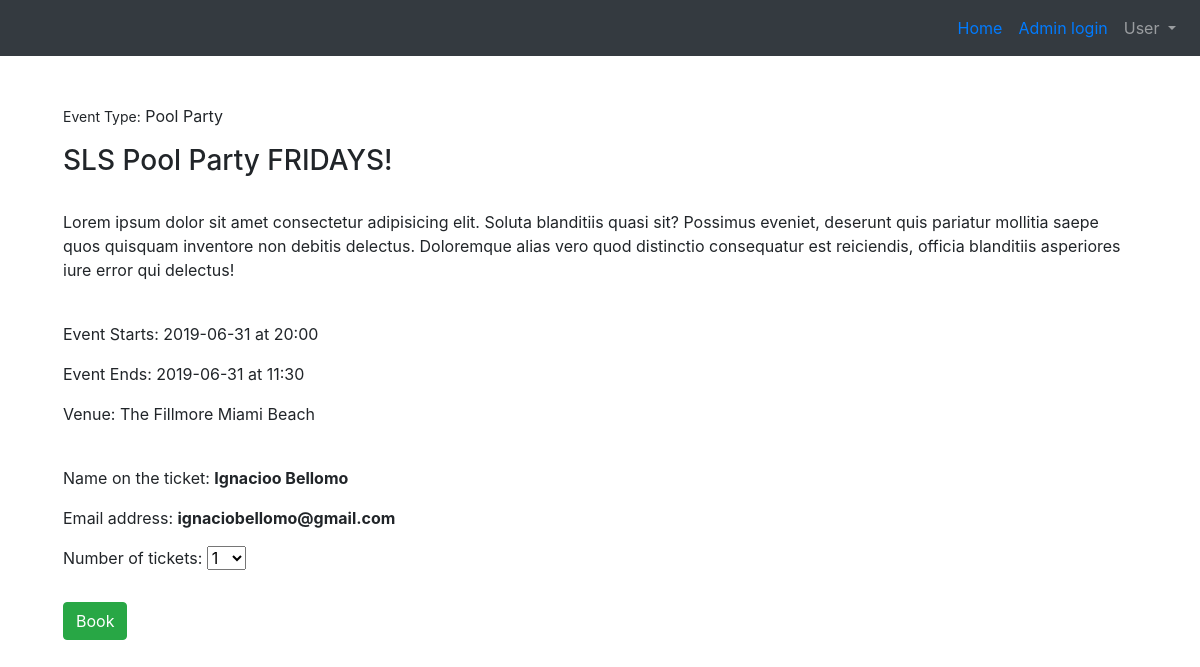
The page /book/2 (signed in) on the database its author committed.
### tables this page shows
CREATE TABLE 'events' ( eventID INTEGER PRIMARY KEY AUTOINCREMENT NOT NULL,'eventName' VARCHAR NOT NULL,'ticketsLeft' INTEGER NOT NULL,
  type VARCHAR NOT NULL,'startDate' date NOT NULL,'endDate' date NOT NULL,
  description VARCHAR NOT NULL,
  venueID INTEGER NOT NULL,
  adminID INTEGER NOT NULL
, 'endTime'  time NOT NULL  , 'startTime'  time NOT NULL  );

CREATE TABLE 'venues' ( venueID INTEGER PRIMARY KEY AUTOINCREMENT NOT NULL,'venueName' VARCHAR NOT NULL,
  capacity INTEGER NOT NULL,
  address1 VARCHAR NOT NULL,
  address2 VARCHAR NOT NULL,
  city VARCHAR NOT NULL,
  state CHAR(2) NOT NULL,
  zip CHAR(5) NOT NULL,
  adminID INTEGER NOT NULL
);

CREATE TABLE 'users' ( userID INTEGER PRIMARY KEY AUTOINCREMENT NOT NULL, email VARCHAR NOT NULL, pwdHash VARCHAR NOT NULL, fName VARCHAR NOT NULL, lName VARCHAR NOT NULL);

### application.py (the view)
@app.route("/book/<eventID>", methods=["POST", "GET"])
@login_required
def book(eventID):
    if 'admin' in session.keys():
        return redirect("/admin")
    if request.method == "POST":
        if not request.form.get("tickets"):
            msg = "no tic"
            return render_template("error.html", msg=msg)
        if not eventID:
            msg = "no id"
            return render_template("error.html", msg=msg)
        else:
            db.execute(newTransaction, userID=session["user_id"], eventID=eventID, tickets=request.form.get("tickets"))
            db.execute(ticketSale, tic=request.form.get("tickets"), eventID=eventID)
            msg = "Success!"
            return render_template("confirmation.html", msg=msg)
    else:
        if not eventID:
            msg = "no id"
            return render_template("error.html", msg=msg)
        event = db.execute(eventQry, eventID=eventID)
        event = event[0]
        venue = db.execute(venueQry, venueID=event["venueID"])
        venue = venue[0]
        usr = db.execute(userQry, userID=session["user_id"])
        usr = usr[0]
        return render_template("booking.html", event=event, venue=venue, usr=usr)

### application.py (called while the page is built)
@app.after_request
def after_request(response):
    response.headers["Cache-Control"] = "no-cache, no-store, must-revalidate"
    response.headers["Expires"] = 0
    response.headers["Pragma"] = "no-cache"
    return response

### helpers.py (called while the page is built)
def login_required(f):
    @wraps(f)
    def decorated_function(*args, **kwargs):
        if session.get("user_id") is None:
            return redirect("/login")
        return f(*args, **kwargs)
    return decorated_function

### templates/booking.html (shortened to what this page needs)
{% extends "base.html" %}
{% block body %}
<div class="container" centered>
    <form action="{{ '/book/%s'%event.eventID|urlencode }}" method="post" name="book">
        <div class="form-group">
            <p><span style="font-size:14px">Event Type:</span> {{ event.type }}</p>
            <h3>{{event.eventName}}</h3><br>
            <p>{{event.description}}</p><br>
            <p>Event Starts: {{ event.startDate }} at {{ event.startTime }}</p>
            <p>Event Ends: {{ event.endDate }} at {{ event.endTime }}</p>
            <p>Venue: {{venue.venueName}}</p>
            <br>
            <p>Name on the ticket: <span><strong>{{usr.fName}} {{usr.lName}}</strong></span></p>
            <p>Email address: <span><strong>{{usr.email}}</strong></span></p>
        </div>
        <div class="form-box">
            <label for="numberTickets">Number of tickets: </label>
            <select name="tickets">
                {% for i in range(event.ticketsLeft) %}
                <option value="{{i+1}}">{{i + 1}}</option>
                {% endfor %}
            </select>
        </div><br>
        <div class="form-box">
            <button class="btn btn-success" type="submit" id="post">Book</button>
        </div>
    </form>
</div>
{%endblock %}

### rows shown on the page
events: type "Pool Party", eventName "SLS Pool Party FRIDAYS!", description "Lorem ipsum dolor sit amet consectetur adipisicing elit. Soluta blanditiis quasi sit? Possimus eveniet, deserunt quis pariatur mollitia saepe quos quisquam inventore non debitis delectus. Doloremque alias vero quod distinctio consequatur est reiciendis, officia blanditiis asperiores iure error qui delectus!", startDate "2019-06-31", startTime "20:00", endDate "2019-06-31", endTime "11:30", tickets "1"
venues: venueName "The Fillmore Miami Beach"
users: fName "Ignacioo", lName "Bellomo", email "ignaciobellomo@gmail.com"
